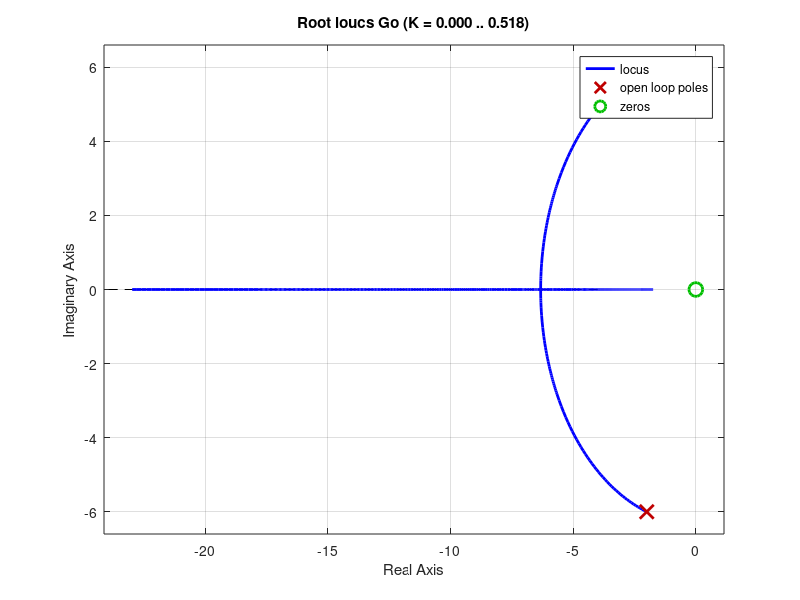

MATLAB code for this plot: (Note: this script raises an error after producing the figure.)
clear all; close all;
b=[10 0];a=[.25 1 10]
Go=tf(b,a);
%sysout(Go,"tf")
rlocus(Go);
hold on
[rldata, k_break, rlpol, gvec] = rlocus(Go);
Nloci=length(rldata(:,1));
 
for n=1:N
[X,Y]=ginput(1);Wn=abs(X+i*Y);
k=1;
while k < Nloci + 1
%for k=1:Nloci
 
[A,B]=min(abs((X+Y*i)-(rldata(k,:))));
if(A)<.3;
BB=B;l=k;AA=A;
end
k = k+1;
end
plot(X+i*Y,'xr')%plot(rldata(l,BB),'xr')
text(X,Y+.2,['gain  =  ' num2str(gvec(BB)) ';  \zeta =' num2str(-X/Wn) ';'],'fontsize',9)
text(X,Y-.2,['\omega_n  =  ' num2str(Wn)],'fontsize',9)
end
